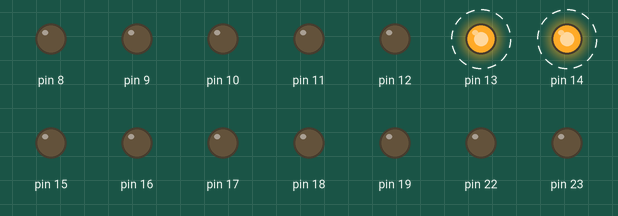
This sketch was run on a simulated Arduino Uno, built with avr-gcc and run on an emulated ATmega328P. Shown: output pins drawn as LEDs (lit = HIGH). Dashed ring = blinking.

Above: at 0.5 s.
Timing chart, 0 to 4.6 s (numbered marks = the images above):
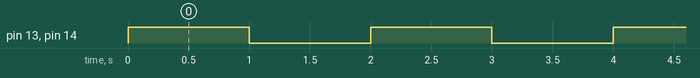

Measured:
- by itself, pin 13, pin 14: alternates HIGH for 1.0 s and LOW for 1.0 s

The sketch:

1.5.ino
```cpp
#include <avr/io.h>
#include <util/delay.h>

int main (void)
{
    DDRC = 0xFF;
    DDRB = 0xFF;

    while(true){
        PORTC = 0x01;
        PORTB = 0x20;
        _delay_ms(1000);
        PORTC = 0x00;
        PORTB = 0x00;
        _delay_ms(1000);
    }
}
```
